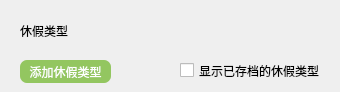
             <widget class="QWidget" name="page_5">
              <widget class="QLabel" name="label_11">
               <property name="geometry">
                <rect>
                 <x>20</x>
                 <y>20</y>
                 <width>81</width>
                 <height>21</height>
                </rect>
               </property>
               <property name="styleSheet">
                <string notr="true">border-image:none;</string>
               </property>
               <property name="text">
                <string>休假类型</string>
               </property>
              </widget>
              <widget class="QPushButton" name="pushButton_24">
               <property name="geometry">
                <rect>
                 <x>20</x>
                 <y>60</y>
                 <width>91</width>
                 <height>23</height>
                </rect>
               </property>
               <property name="styleSheet">
                <string notr="true">background: rgba(85, 170, 0,0.6);
color: rgb(255, 255, 255);
border:none;
border-radius:7px;
cursor:pointer;
border-image:none;
</string>
               </property>
               <property name="text">
                <string>添加休假类型</string>
               </property>
              </widget>
              <widget class="QCheckBox" name="checkBox_5">
               <property name="geometry">
                <rect>
                 <x>180</x>
                 <y>60</y>
                 <width>151</width>
                 <height>21</height>
                </rect>
               </property>
               <property name="styleSheet">
                <string notr="true">border-image:none;</string>
               </property>
               <property name="text">
                <string>显示已存档的休假类型</string>
               </property>
              </widget>
             </widget>
